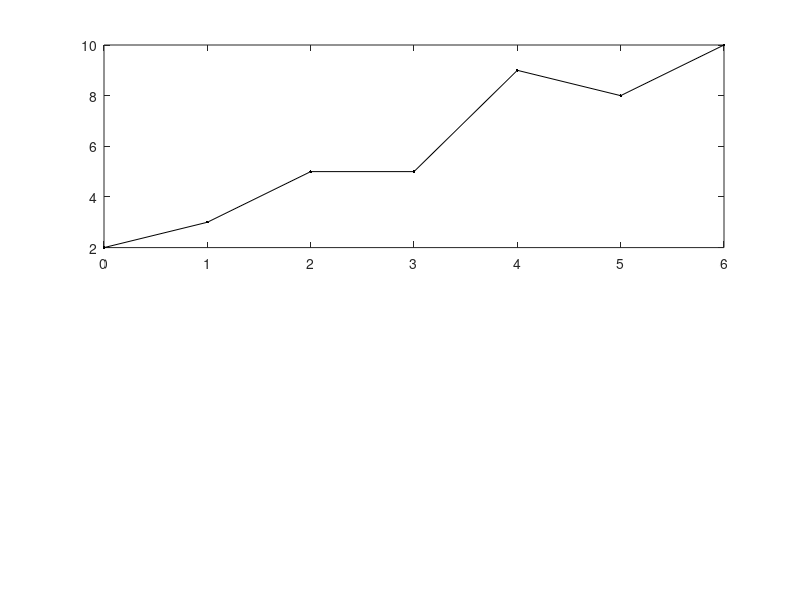

Write MATLAB code to recreate this figure. (Note: this script raises an error after producing the figure.)
clear;clc;close all
load('lin_reg1.txt')
x_421 = [0,1,2,3,4,5,6];
y_421 = [2,3,5,5,9,8,10];
a = (sum(y_421)*sum(x_421.^2)-sum(x_421)*sum(x_421.*y_421))/(length(x_421)*sum(x_421.^2)-sum(x_421).^2);
b = (length(x_421)*sum(x_421.*y_421)-sum(y_421)*sum(x_421))/(length(x_421)*sum(x_421.^2)-sum(x_421).^2);
corrcoef_421 = corrcoef(y_421,x_421);
% y_421 = a + b*x_421

x_lin_reg1 = 1:length(lin_reg1);
a_lin_reg1 = (sum(lin_reg1(:))*sum(x_lin_reg1(:).^2)-sum(x_lin_reg1(:))*sum(x_lin_reg1(:).*lin_reg1(:)))/(length(x_lin_reg1(:))*sum(x_lin_reg1(:).^2)-sum(x_lin_reg1(:)).^2);
b_lin_reg1 = (length(x_lin_reg1)*sum(x_lin_reg1(:).*lin_reg1(:))-sum(lin_reg1(:))*sum(x_lin_reg1(:)))/(length(x_lin_reg1(:))*sum(x_lin_reg1(:).^2)-sum(x_lin_reg1(:)).^2);
corrcoef_lin_reg1 = corrcoef(lin_reg1,x_lin_reg1);
% lin_reg1 = a_lin_reg1 + b_lin_reg1*x_lin_reg1
%%
figure(1)
subplot(2,1,1)
p_421 = plot(x_421,y_421,'-k.','MarkerSize',6);hold on;
p_421.Marker = '.';
p_421.MarkerSize = 6;
xlabel('x');ylabel('y');
title('EX 4-2-1');grid on;

subplot(2,1,2)
s_421 = scatter(x_421,y_421,'.k');hold on;
s_421.MarkerFaceColor = 'b';
y_421_reg = b*x_421 + a;
p_reg_421 = plot(x_421,y_421_reg,'-b');hold on;
xlabel('x');ylabel('y');
title({['y = ' num2str(a) ' + ' num2str(b) ' x'],...
    ['R^2 = ' num2str(corrcoef_421(1,end).^2) ', r = ' num2str(corrcoef_421(1,end))]});
grid on;
print('p_reg_421','-dpng')
%%
figure(2)
subplot(2,1,1)
p_lin_reg1 = plot(x_lin_reg1,lin_reg1,'-k');hold on;
p_lin_reg1.Marker = '.';
p_lin_reg1.MarkerSize = 6;xlabel('x');ylabel('y');
title('Raw Data : lin_reg1.txt','Interpreter','none');grid on;
subplot(2,1,2)
s_lin_reg1 = scatter(x_lin_reg1,lin_reg1,'.k');hold on;
y_lin_reg1 = b_lin_reg1*x_lin_reg1 + a_lin_reg1;
p_lin_reg1_reg = plot(x_lin_reg1,y_lin_reg1,'-b');hold on;
xlabel('x');ylabel('y');
title({['y = ' num2str(a_lin_reg1) ' + ' num2str(b_lin_reg1) ' x'],...
    ['R^2 = ' num2str(corrcoef_lin_reg1(1,end).^2) ', r = ' num2str(corrcoef_lin_reg1(1,end))]});
grid on;
print('p_lin_reg1_reg','-dpng')
% legend([p,p_s5,p_s15],'original','stage5','stage_spencer15','Location','best','Interpreter','none')
% 
% corrcoef_421 = corrcoef(y_421,y);
% corrcoef_spencer = corrcoef(y_spencer,y);